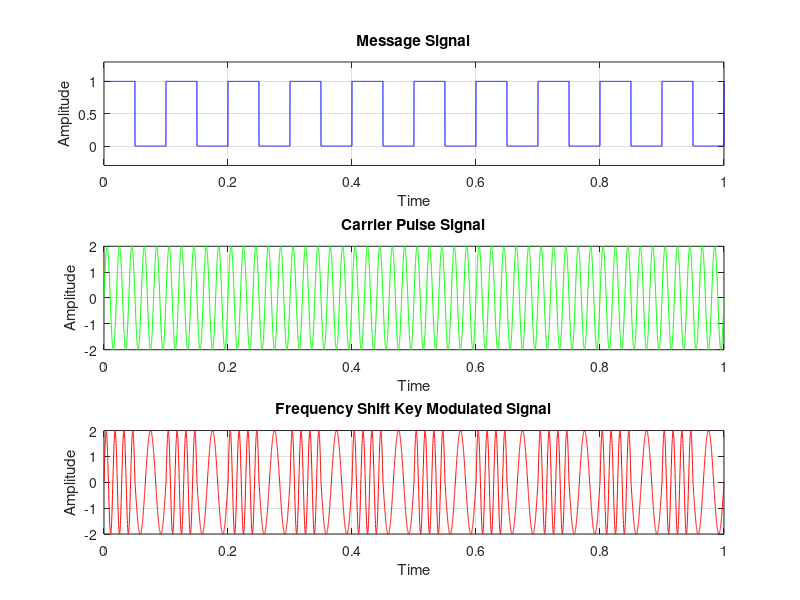

Source code (MATLAB):
% Clear The Workspace

clc;
clearvars;


% Load Signal Package For Octave (Not Neccessary For MATLAB)

pkg load signal;


% Define Time Vector

time = 0:0.0001:1;



% Generating Message Signal

message_frequency = 10;

message_signal = square(2 * pi * message_frequency * time);
message_signal = (message_signal + 1) / 2; % For Avoiding Negative Values


% Generating Carrier Signal

carrier_amplitude = 2;
carrier_frequency = 50;

carrier_signal = carrier_amplitude .* sin(2 * pi * carrier_frequency * time);


% Generating Frequency Shift Key Signal

frequency_deviation = 20;

fsk_signal = zeros(1, length(time));

for i = 1:length(time)
  if message_signal(i) == 1
    fsk_signal(i) = carrier_amplitude .* sin(2 * pi * (carrier_frequency + frequency_deviation) * time(i));
  else
    fsk_signal(i) = carrier_amplitude .* sin(2 * pi * (carrier_frequency - frequency_deviation) * time(i));
    
  endif
endfor


% Ploting Signals

subplot(3, 1, 1);
plot(time, message_signal, 'b');
title('Message Signal');
xlabel('Time');
ylabel('Amplitude');
xlim([0, 1]);
ylim([-0.3, 1.3]);
grid on;

subplot(3, 1, 2);
plot(time, carrier_signal, 'g');
title('Carrier Pulse Signal');
xlabel('Time');
ylabel('Amplitude');
xlim([0, 1]);
grid on;

subplot(3, 1, 3);
plot(time, fsk_signal, 'r');
title('Frequency Shift Key Modulated Signal');
xlabel('Time');
ylabel('Amplitude');
xlim([0, 1]);
grid on;




